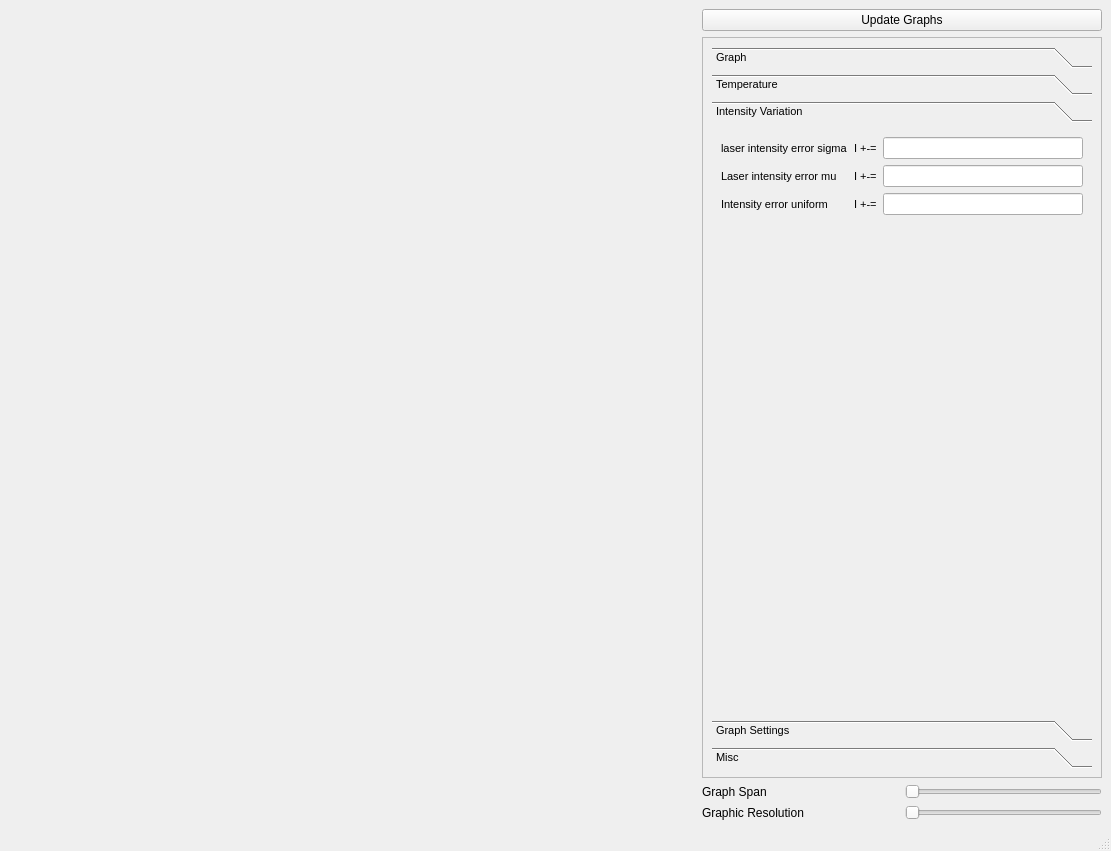
<?xml version="1.0" encoding="UTF-8"?>
<ui version="4.0">
 <class>MainWindow</class>
 <widget class="QMainWindow" name="MainWindow">
  <property name="geometry">
   <rect>
    <x>0</x>
    <y>0</y>
    <width>1111</width>
    <height>851</height>
   </rect>
  </property>
  <property name="windowTitle">
   <string>MainWindow</string>
  </property>
  <property name="iconSize">
   <size>
    <width>40</width>
    <height>40</height>
   </size>
  </property>
  <widget class="QWidget" name="centralwidget">
   <layout class="QHBoxLayout" name="horizontalLayout_5">
    <item>
     <widget class="MplWidget" name="MplWidget" native="true">
      <property name="sizePolicy">
       <sizepolicy hsizetype="Expanding" vsizetype="Expanding">
        <horstretch>0</horstretch>
        <verstretch>0</verstretch>
       </sizepolicy>
      </property>
     </widget>
    </item>
    <item>
     <layout class="QHBoxLayout" name="horizontalLayout">
      <item>
       <layout class="QVBoxLayout" name="verticalLayout_4">
        <item>
         <widget class="QPushButton" name="update_graph_button">
          <property name="text">
           <string>Update Graphs</string>
          </property>
         </widget>
        </item>
        <item>
         <widget class="QScrollArea" name="scrollArea">
          <property name="sizePolicy">
           <sizepolicy hsizetype="Minimum" vsizetype="Expanding">
            <horstretch>0</horstretch>
            <verstretch>0</verstretch>
           </sizepolicy>
          </property>
          <property name="minimumSize">
           <size>
            <width>400</width>
            <height>0</height>
           </size>
          </property>
          <property name="font">
           <font>
            <pointsize>8</pointsize>
            <italic>false</italic>
            <kerning>true</kerning>
           </font>
          </property>
          <property name="widgetResizable">
           <bool>true</bool>
          </property>
          <widget class="QWidget" name="scrollAreaWidgetContents">
           <property name="geometry">
            <rect>
             <x>0</x>
             <y>0</y>
             <width>398</width>
             <height>682</height>
            </rect>
           </property>
           <layout class="QVBoxLayout" name="verticalLayout_2">
            <item>
             <widget class="QToolBox" name="toolBox">
              <property name="sizePolicy">
               <sizepolicy hsizetype="Expanding" vsizetype="Preferred">
                <horstretch>0</horstretch>
                <verstretch>0</verstretch>
               </sizepolicy>
              </property>
              <property name="currentIndex">
               <number>2</number>
              </property>
              <widget class="QWidget" name="graphparms">
               <property name="geometry">
                <rect>
                 <x>0</x>
                 <y>0</y>
                 <width>380</width>
                 <height>514</height>
                </rect>
               </property>
               <attribute name="label">
                <string>Graph</string>
               </attribute>
               <layout class="QFormLayout" name="formLayout_3">
                <item row="0" column="0">
                 <widget class="QLabel" name="saturationparameter">
                  <property name="text">
                   <string>Saturation Parameter</string>
                  </property>
                 </widget>
                </item>
                <item row="0" column="1">
                 <layout class="QHBoxLayout" name="horizontalLayout_11">
                  <item>
                   <widget class="QLabel" name="label_9">
                    <property name="sizePolicy">
                     <sizepolicy hsizetype="Fixed" vsizetype="Preferred">
                      <horstretch>0</horstretch>
                      <verstretch>0</verstretch>
                     </sizepolicy>
                    </property>
                    <property name="baseSize">
                     <size>
                      <width>0</width>
                      <height>0</height>
                     </size>
                    </property>
                    <property name="text">
                     <string>s&lt;sub&gt;0&lt;/sub&gt; =</string>
                    </property>
                   </widget>
                  </item>
                  <item>
                   <widget class="QLineEdit" name="saturation_parameter_line_edit">
                    <property name="enabled">
                     <bool>true</bool>
                    </property>
                    <property name="sizePolicy">
                     <sizepolicy hsizetype="Preferred" vsizetype="Fixed">
                      <horstretch>0</horstretch>
                      <verstretch>0</verstretch>
                     </sizepolicy>
                    </property>
                    <property name="toolTip">
                     <string>&lt;html&gt;&lt;head/&gt;&lt;body&gt;&lt;p&gt;s&lt;span style=&quot; vertical-align:sub;&quot;&gt;0&lt;/span&gt;=I/I_sat or s&lt;span style=&quot; vertical-align:sub;&quot;&gt;0&lt;/span&gt;= 2(Ω&lt;span style=&quot; vertical-align:sub;&quot;&gt;R&lt;/span&gt;/Γ)&lt;span style=&quot; vertical-align:super;&quot;&gt;2&lt;/span&gt;&lt;/p&gt;&lt;p&gt;si s&lt;span style=&quot; vertical-align:sub;&quot;&gt;0&lt;/span&gt;&amp;lt;&amp;lt;1: Elastic diffusion&lt;/p&gt;&lt;p&gt;si s&lt;span style=&quot; vertical-align:sub;&quot;&gt;0&lt;/span&gt;&amp;gt;&amp;gt;1: Inelastic diffusion&lt;/p&gt;&lt;/body&gt;&lt;/html&gt;</string>
                    </property>
                    <property name="text">
                     <string>1</string>
                    </property>
                    <property name="dragEnabled">
                     <bool>false</bool>
                    </property>
                    <property name="readOnly">
                     <bool>false</bool>
                    </property>
                    <property name="clearButtonEnabled">
                     <bool>false</bool>
                    </property>
                   </widget>
                  </item>
                 </layout>
                </item>
                <item row="1" column="0">
                 <widget class="QLabel" name="label_7">
                  <property name="text">
                   <string>Detuning</string>
                  </property>
                 </widget>
                </item>
                <item row="1" column="1">
                 <layout class="QHBoxLayout" name="horizontalLayout_17">
                  <item>
                   <widget class="QLabel" name="label_15">
                    <property name="text">
                     <string>Δ/Γ =</string>
                    </property>
                   </widget>
                  </item>
                  <item>
                   <widget class="QLineEdit" name="detuning_line_edit">
                    <property name="toolTip">
                     <string>&lt;html&gt;&lt;head/&gt;&lt;body&gt;&lt;p&gt;The detuning is the difference between the laser frequency and the atom frequency&lt;/p&gt;&lt;/body&gt;&lt;/html&gt;</string>
                    </property>
                    <property name="text">
                     <string>0</string>
                    </property>
                   </widget>
                  </item>
                 </layout>
                </item>
                <item row="2" column="0">
                 <widget class="QLabel" name="label_2">
                  <property name="text">
                   <string>Rabi Frequency</string>
                  </property>
                 </widget>
                </item>
                <item row="2" column="1">
                 <layout class="QHBoxLayout" name="horizontalLayout_12">
                  <item>
                   <widget class="QLabel" name="label_10">
                    <property name="text">
                     <string>Ω&lt;sub&gt;R&lt;/sub&gt;/Γ =</string>
                    </property>
                   </widget>
                  </item>
                  <item>
                   <widget class="QLineEdit" name="rabi_frequency_line_edit">
                    <property name="toolTip">
                     <string>&lt;html&gt;&lt;head/&gt;&lt;body&gt;&lt;p&gt;The Rabi frequency is the radian frequency of the Rabi cycle undergone for a given atomic transition in a given light field. &lt;/p&gt;&lt;/body&gt;&lt;/html&gt;</string>
                    </property>
                   </widget>
                  </item>
                 </layout>
                </item>
                <item row="3" column="0">
                 <widget class="QLabel" name="label_3">
                  <property name="text">
                   <string>Laser Intensity</string>
                  </property>
                 </widget>
                </item>
                <item row="3" column="1">
                 <layout class="QHBoxLayout" name="horizontalLayout_13">
                  <item>
                   <widget class="QLabel" name="label_11">
                    <property name="text">
                     <string>I(mW/cm^2) =</string>
                    </property>
                   </widget>
                  </item>
                  <item>
                   <widget class="QLineEdit" name="laser_intensity_line_edit">
                    <property name="toolTip">
                     <string>&lt;html&gt;&lt;head/&gt;&lt;body&gt;&lt;p&gt;I = (2 x laser power) / (PI x laser waist&lt;span style=&quot; vertical-align:super;&quot;&gt;2&lt;/span&gt;)&lt;/p&gt;&lt;/body&gt;&lt;/html&gt;</string>
                    </property>
                   </widget>
                  </item>
                 </layout>
                </item>
                <item row="4" column="0">
                 <widget class="QLabel" name="label_4">
                  <property name="text">
                   <string>Laser Power</string>
                  </property>
                 </widget>
                </item>
                <item row="4" column="1">
                 <layout class="QHBoxLayout" name="horizontalLayout_14">
                  <item>
                   <widget class="QLabel" name="label_12">
                    <property name="text">
                     <string>P(mW) =</string>
                    </property>
                   </widget>
                  </item>
                  <item>
                   <widget class="QLineEdit" name="laser_power_line_edit">
                    <property name="toolTip">
                     <string>The rate at which energy is emitted from a laser</string>
                    </property>
                   </widget>
                  </item>
                 </layout>
                </item>
                <item row="5" column="0">
                 <widget class="QLabel" name="label_5">
                  <property name="text">
                   <string>Laser waist</string>
                  </property>
                 </widget>
                </item>
                <item row="5" column="1">
                 <layout class="QHBoxLayout" name="horizontalLayout_15">
                  <item>
                   <widget class="QLabel" name="label_13">
                    <property name="text">
                     <string>ω&lt;sub&gt;0&lt;/sub&gt;(cm) =</string>
                    </property>
                   </widget>
                  </item>
                  <item>
                   <widget class="QLineEdit" name="laser_waist_line_edit">
                    <property name="toolTip">
                     <string>&lt;html&gt;&lt;head/&gt;&lt;body&gt;&lt;p&gt;The beam waist (or beam focus) of a laser beam is the location along the propagation direction where the beam radius has a minimum. The waist radius is the beam radius at that location. &lt;/p&gt;&lt;/body&gt;&lt;/html&gt;</string>
                    </property>
                   </widget>
                  </item>
                 </layout>
                </item>
                <item row="6" column="0" colspan="2">
                 <widget class="QLabel" name="generalised_rabi_frequency_label">
                  <property name="text">
                   <string>Generalised Rabi Frequency(Ω&lt;sub&gt;G&lt;/sub&gt;/Γ) =</string>
                  </property>
                 </widget>
                </item>
               </layout>
              </widget>
              <widget class="QWidget" name="temperatureparams">
               <property name="geometry">
                <rect>
                 <x>0</x>
                 <y>0</y>
                 <width>380</width>
                 <height>514</height>
                </rect>
               </property>
               <attribute name="label">
                <string>Temperature</string>
               </attribute>
               <layout class="QFormLayout" name="formLayout_4">
                <item row="0" column="0">
                 <widget class="QLabel" name="label_8">
                  <property name="text">
                   <string>Temperature</string>
                  </property>
                 </widget>
                </item>
                <item row="0" column="1">
                 <layout class="QHBoxLayout" name="horizontalLayout_4">
                  <item>
                   <widget class="QLabel" name="label_16">
                    <property name="text">
                     <string>T(µK) =</string>
                    </property>
                   </widget>
                  </item>
                  <item>
                   <widget class="QLineEdit" name="temperature_line_edit"/>
                  </item>
                 </layout>
                </item>
                <item row="1" column="0">
                 <widget class="QLabel" name="label_18">
                  <property name="text">
                   <string>Angle of emision</string>
                  </property>
                 </widget>
                </item>
                <item row="1" column="1">
                 <layout class="QHBoxLayout" name="horizontalLayout_7">
                  <item>
                   <widget class="QLabel" name="label_22">
                    <property name="text">
                     <string>θ(°)  =</string>
                    </property>
                   </widget>
                  </item>
                  <item>
                   <widget class="QLineEdit" name="angle_line_edit"/>
                  </item>
                 </layout>
                </item>
               </layout>
              </widget>
              <widget class="QWidget" name="random">
               <property name="geometry">
                <rect>
                 <x>0</x>
                 <y>0</y>
                 <width>380</width>
                 <height>514</height>
                </rect>
               </property>
               <attribute name="label">
                <string>Intensity Variation</string>
               </attribute>
               <layout class="QFormLayout" name="formLayout_2">
                <item row="0" column="0">
                 <widget class="QLabel" name="label_25">
                  <property name="text">
                   <string>laser intensity error sigma</string>
                  </property>
                 </widget>
                </item>
                <item row="0" column="1">
                 <layout class="QHBoxLayout" name="horizontalLayout_8">
                  <item>
                   <widget class="QLabel" name="label_26">
                    <property name="text">
                     <string>I +-=</string>
                    </property>
                   </widget>
                  </item>
                  <item>
                   <widget class="QLineEdit" name="laser_intensity_error_sigma_line_edit"/>
                  </item>
                 </layout>
                </item>
                <item row="1" column="0">
                 <widget class="QLabel" name="label_23">
                  <property name="text">
                   <string>Laser intensity error mu</string>
                  </property>
                 </widget>
                </item>
                <item row="1" column="1">
                 <layout class="QHBoxLayout" name="horizontalLayout_2">
                  <item>
                   <widget class="QLabel" name="label_24">
                    <property name="text">
                     <string>I +-=</string>
                    </property>
                   </widget>
                  </item>
                  <item>
                   <widget class="QLineEdit" name="laser_intensity_error_mu_line_edit"/>
                  </item>
                 </layout>
                </item>
                <item row="2" column="0">
                 <widget class="QLabel" name="label">
                  <property name="text">
                   <string>Intensity error uniform</string>
                  </property>
                 </widget>
                </item>
                <item row="2" column="1">
                 <layout class="QHBoxLayout" name="horizontalLayout_27">
                  <item>
                   <widget class="QLabel" name="label_47">
                    <property name="text">
                     <string>I +-=</string>
                    </property>
                   </widget>
                  </item>
                  <item>
                   <widget class="QLineEdit" name="laser_intensity_error_uniform_line_edit"/>
                  </item>
                 </layout>
                </item>
               </layout>
              </widget>
              <widget class="QWidget" name="graph_settings">
               <property name="geometry">
                <rect>
                 <x>0</x>
                 <y>0</y>
                 <width>380</width>
                 <height>514</height>
                </rect>
               </property>
               <attribute name="label">
                <string>Graph Settings</string>
               </attribute>
               <layout class="QFormLayout" name="formLayout">
                <item row="0" column="0" colspan="2">
                 <widget class="QCheckBox" name="center_on_detuning_input">
                  <property name="text">
                   <string>Center on detuning</string>
                  </property>
                 </widget>
                </item>
                <item row="1" column="0" colspan="2">
                 <widget class="QCheckBox" name="show_annotations_input">
                  <property name="text">
                   <string>Annotations</string>
                  </property>
                  <property name="tristate">
                   <bool>false</bool>
                  </property>
                 </widget>
                </item>
                <item row="2" column="0" colspan="2">
                 <widget class="QCheckBox" name="show_elastic_intensity">
                  <property name="text">
                   <string>Elastic Intensity</string>
                  </property>
                 </widget>
                </item>
                <item row="3" column="0" colspan="2">
                 <widget class="QCheckBox" name="show_inelastic_intensity">
                  <property name="text">
                   <string>Inelastic Intensity</string>
                  </property>
                 </widget>
                </item>
                <item row="4" column="0" colspan="2">
                 <widget class="QCheckBox" name="show_elastic_inelastic_intensity">
                  <property name="text">
                   <string>Inelastic + Elastic Intensity</string>
                  </property>
                 </widget>
                </item>
                <item row="5" column="0" colspan="2">
                 <widget class="QCheckBox" name="show_elastic_inelastic_temperature_intensity">
                  <property name="text">
                   <string>Inelastic + Elastic intensity + Temperature</string>
                  </property>
                 </widget>
                </item>
               </layout>
              </widget>
              <widget class="QWidget" name="misc">
               <property name="geometry">
                <rect>
                 <x>0</x>
                 <y>0</y>
                 <width>380</width>
                 <height>514</height>
                </rect>
               </property>
               <attribute name="label">
                <string>Misc</string>
               </attribute>
               <layout class="QFormLayout" name="formLayout_5">
                <item row="0" column="0">
                 <widget class="QLabel" name="label_6">
                  <property name="text">
                   <string>Saturation I</string>
                  </property>
                 </widget>
                </item>
                <item row="0" column="1">
                 <layout class="QHBoxLayout" name="horizontalLayout_16">
                  <item>
                   <widget class="QLabel" name="label_14">
                    <property name="text">
                     <string>&lt;html&gt;&lt;head/&gt;&lt;body&gt;&lt;p&gt;I&lt;span style=&quot; vertical-align:sub;&quot;&gt;sat&lt;/span&gt;(mW/cm^2)=&lt;/p&gt;&lt;/body&gt;&lt;/html&gt;</string>
                    </property>
                   </widget>
                  </item>
                  <item>
                   <widget class="QLineEdit" name="saturation_i_line_edit">
                    <property name="text">
                     <string>1.669</string>
                    </property>
                   </widget>
                  </item>
                 </layout>
                </item>
                <item row="3" column="0" colspan="2">
                 <widget class="QCheckBox" name="convolution_kernel">
                  <property name="text">
                   <string>debug(only) show convolution kernel</string>
                  </property>
                 </widget>
                </item>
                <item row="1" column="0">
                 <widget class="QLabel" name="label_48">
                  <property name="text">
                   <string>random resolution</string>
                  </property>
                 </widget>
                </item>
                <item row="1" column="1">
                 <layout class="QHBoxLayout" name="horizontalLayout_28">
                  <item>
                   <widget class="QLabel" name="label_49">
                    <property name="text">
                     <string>n = </string>
                    </property>
                   </widget>
                  </item>
                  <item>
                   <widget class="QLineEdit" name="laser_intensity_resolution_random_line_edit"/>
                  </item>
                 </layout>
                </item>
               </layout>
              </widget>
             </widget>
            </item>
           </layout>
          </widget>
         </widget>
        </item>
        <item>
         <layout class="QHBoxLayout" name="horizontalLayout_3">
          <item>
           <widget class="QLabel" name="label_20">
            <property name="text">
             <string>Graph Span</string>
            </property>
           </widget>
          </item>
          <item>
           <widget class="QSlider" name="graph_span_slider">
            <property name="sizePolicy">
             <sizepolicy hsizetype="Minimum" vsizetype="Fixed">
              <horstretch>0</horstretch>
              <verstretch>0</verstretch>
             </sizepolicy>
            </property>
            <property name="minimum">
             <number>1</number>
            </property>
            <property name="maximum">
             <number>100</number>
            </property>
            <property name="orientation">
             <enum>Qt::Horizontal</enum>
            </property>
           </widget>
          </item>
         </layout>
        </item>
        <item>
         <layout class="QHBoxLayout" name="horizontalLayout_22">
          <item>
           <widget class="QLabel" name="label_17">
            <property name="sizePolicy">
             <sizepolicy hsizetype="Minimum" vsizetype="Minimum">
              <horstretch>0</horstretch>
              <verstretch>0</verstretch>
             </sizepolicy>
            </property>
            <property name="text">
             <string>Graphic Resolution</string>
            </property>
           </widget>
          </item>
          <item>
           <widget class="QSlider" name="graphic_resolution_slider">
            <property name="sizePolicy">
             <sizepolicy hsizetype="Minimum" vsizetype="Fixed">
              <horstretch>0</horstretch>
              <verstretch>0</verstretch>
             </sizepolicy>
            </property>
            <property name="minimum">
             <number>15</number>
            </property>
            <property name="maximum">
             <number>50000</number>
            </property>
            <property name="orientation">
             <enum>Qt::Horizontal</enum>
            </property>
           </widget>
          </item>
         </layout>
        </item>
       </layout>
      </item>
     </layout>
    </item>
   </layout>
  </widget>
  <widget class="QMenuBar" name="menubar">
   <property name="geometry">
    <rect>
     <x>0</x>
     <y>0</y>
     <width>1111</width>
     <height>26</height>
    </rect>
   </property>
  </widget>
  <widget class="QStatusBar" name="statusbar"/>
 </widget>
 <customwidgets>
  <customwidget>
   <class>MplWidget</class>
   <extends>QWidget</extends>
   <header>mplwidget.h</header>
   <container>1</container>
  </customwidget>
 </customwidgets>
 <resources/>
 <connections/>
</ui>
